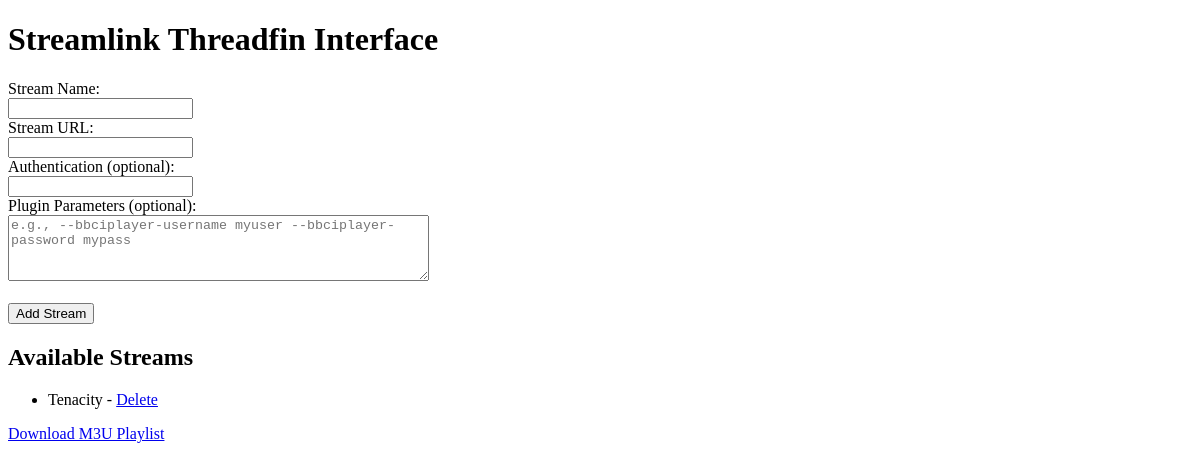
Before: / with the older database file.
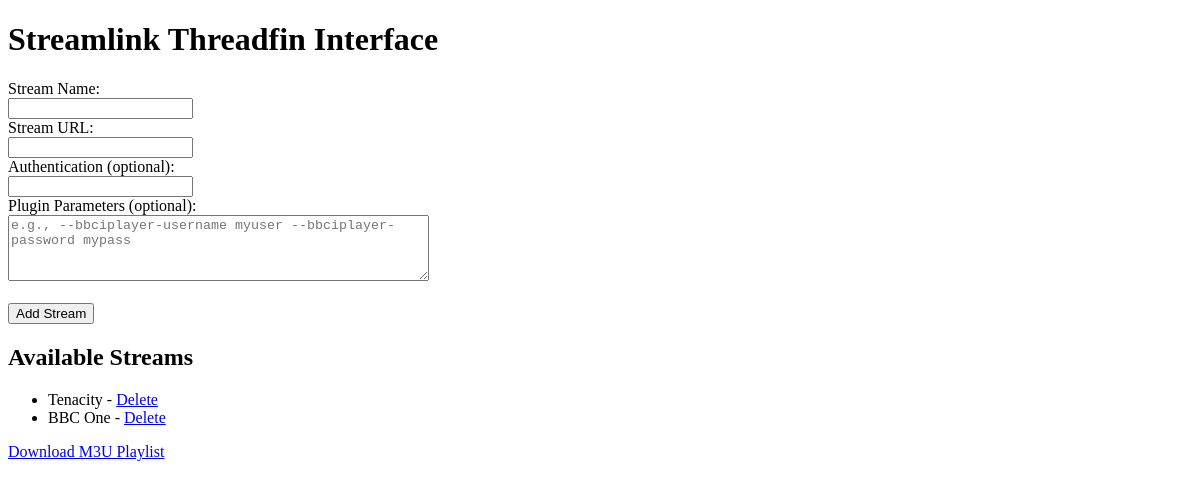
After: the same page with the newer database file.
### tables this page shows
CREATE TABLE streams (
            id INTEGER PRIMARY KEY AUTOINCREMENT,
            name TEXT NOT NULL,
            url TEXT NOT NULL,
            auth TEXT,
            params TEXT
        );

### app/app.py (the view)
@app.route('/')
def index():
    streams = get_streams()
    return render_template('index.html', streams=streams)

### app/database.py (called while the page is built)
def get_streams():
    conn = sqlite3.connect(DB_NAME)
    cursor = conn.cursor()
    cursor.execute('SELECT * FROM streams')
    streams = cursor.fetchall()
    conn.close()
    return [Stream(*s) for s in streams]

### app/templates/index.html (shortened to what this page needs)
<!DOCTYPE html>
<html>
<head>
</head>
<body>
    <h1>Streamlink Threadfin Interface</h1>
    <form action="{{ url_for('add') }}" method="post">
        <label for="name">Stream Name:</label><br>
        <input type="text" id="name" name="name" required><br>
        <label for="url">Stream URL:</label><br>
        <input type="text" id="url" name="url" required><br>
        <label for="auth">Authentication (optional):</label><br>
        <input type="text" id="auth" name="auth"><br>
        <label for="plugin_params">Plugin Parameters (optional):</label><br>
        <textarea id="plugin_params" name="plugin_params" rows="4" cols="50" placeholder="e.g., --bbciplayer-username myuser --bbciplayer-password mypass"></textarea><br><br>
        <input type="submit" value="Add Stream">
    </form>
    <h2>Available Streams</h2>
    <ul>
        {% for stream in streams %}
            <li>
                {{ stream.name }} - <a href="{{ url_for('delete', stream_id=stream.id) }}">Delete</a>
            </li>
        {% endfor %}
    </ul>
    <a href="{{ url_for('m3u') }}">Download M3U Playlist</a>
</body>
</html>

Changed rows visible on the page:
added streams: name "BBC One"
